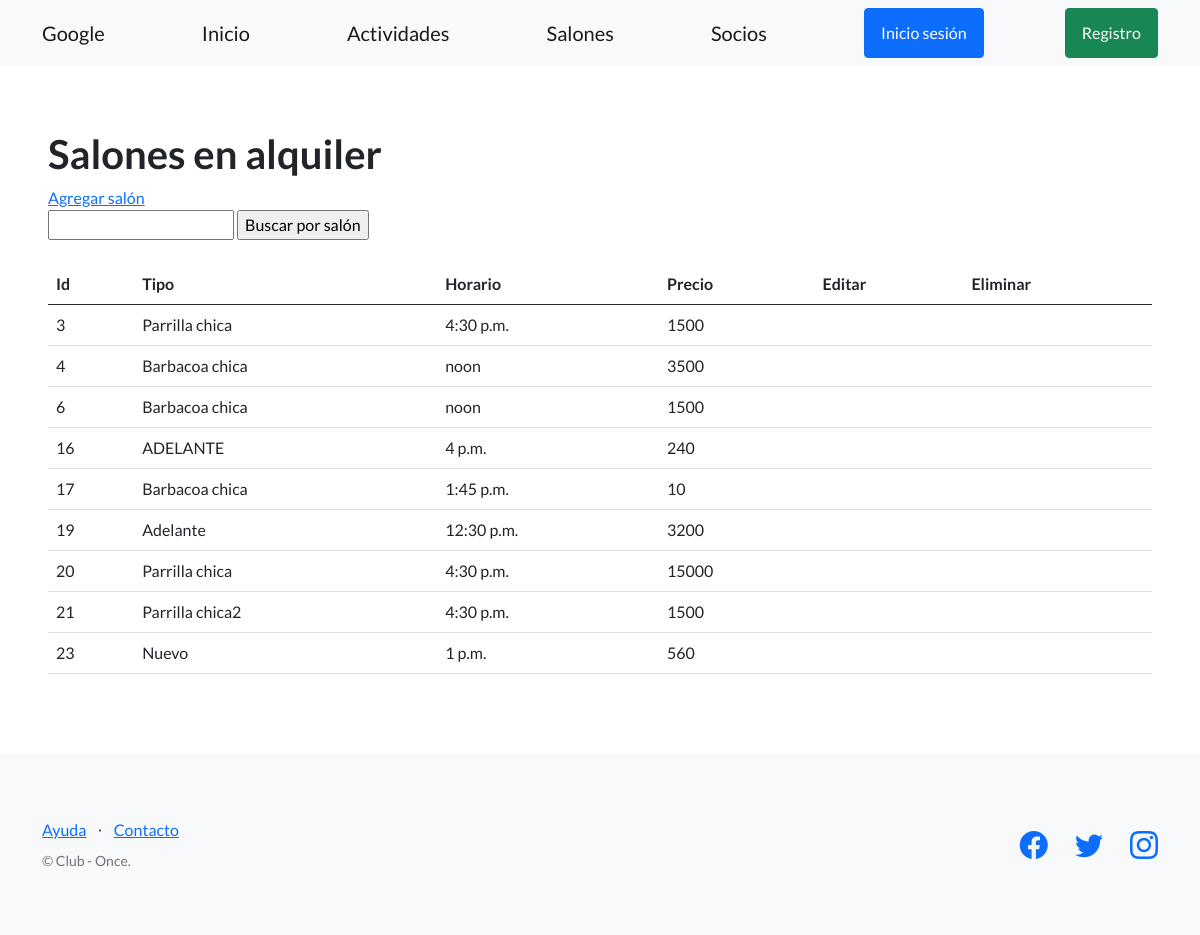
/salones/, run on the app's committed database.
### club_once_estrellas/models.py (models this page shows)
class Salones(models.Model):
    tipo = models.CharField(max_length=64)
    horario = models.TimeField()
    precio = models.IntegerField()
    creador = models.ForeignKey(User, on_delete=models.SET_NULL, null=True)

### club_once_estrellas/views.py (the view)
# urls.py: path("salones/", Salones_en_alquiler, name="lista_salones"),
def Salones_en_alquiler(request):
    contexto = {
        "Salones": Salones.objects.all(),
    }
    http_response = render(
        request=request,
        template_name='club_once_estrellas/lista_salones.html',
        context=contexto,
    )
    return http_response

### club_once_estrellas/templates/club_once_estrellas/lista_salones.html (shortened to what this page needs)
{% extends "club_once_estrellas/base.html" %}
{% block contenido %}
<section>
  <div>
    <h1>Salones en alquiler</h1>
    <a href="{% url 'agregar_salon' %}">Agregar salón</a>
    <form action="{% url 'buscar_salon' %}" method="post">
      <input type="text" name="busqueda">
      <input type="submit" value="Buscar por salón">
    </form>
    <br>
    <table class="table">
      <thead>
        <tr>
          <th>Id</th>
          <th>Tipo</th>
          <th>Horario</th>
          <th>Precio</th>
          <th>Editar</th>
          <th>Eliminar</th>
        </tr>
      </thead>
      <tbody>
        {% for salon in Salones %}
        <tr>
          <td>{{ salon.id }}</td>
          <td>{{ salon.tipo }}</td>
          <td>{{ salon.horario }}</td>
          <td>{{ salon.precio }}</td>
          <td>
          </td>
          <td>
          </td>
        </tr>
        {% endfor %}
      </tbody>
    </table>
  </div>
</section>
{% endblock contenido %}

### data on the page
Salones: id "3", tipo "Parrilla chica", horario "4:30 p.m.", precio "1500"
Salones: id "4", tipo "Barbacoa chica", horario "noon", precio "3500"
Salones: id "6", tipo "Barbacoa chica", horario "noon", precio "1500"
Salones: id "16", tipo "ADELANTE", horario "4 p.m.", precio "240"
Salones: id "17", tipo "Barbacoa chica", horario "1:45 p.m.", precio "10"
Salones: id "19", tipo "Adelante", horario "12:30 p.m.", precio "3200"
Salones: id "20", tipo "Parrilla chica", horario "4:30 p.m.", precio "15000"
Salones: id "21", tipo "Parrilla chica2", horario "4:30 p.m.", precio "1500"
Salones: id "23", tipo "Nuevo", horario "1 p.m.", precio "560"
